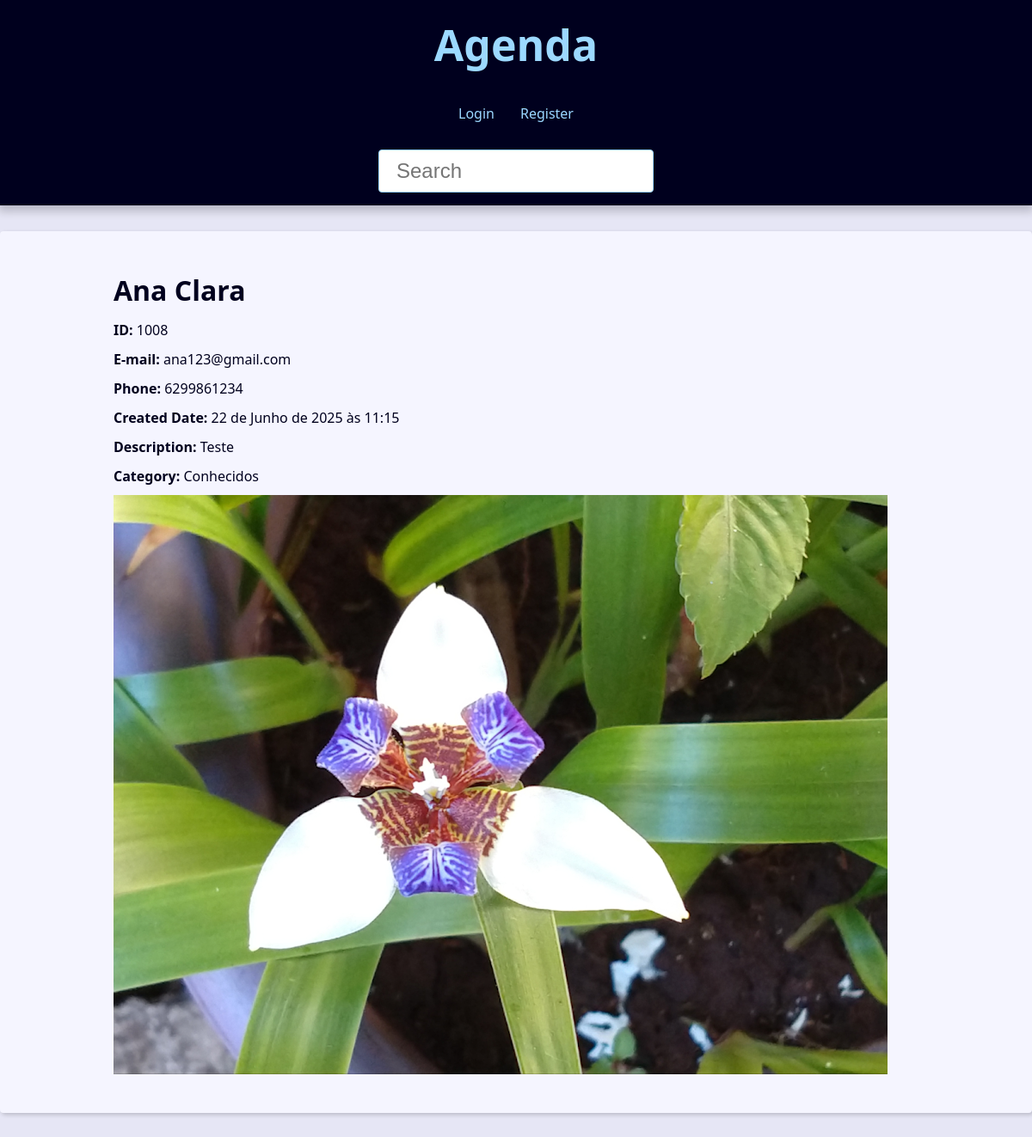
Page /contact/1008/ on the committed database.
### contact/models.py (models this page shows, shortened)
class Contact(models.Model):
    first_name = models.CharField(max_length=50)
    last_name = models.CharField(max_length=50, blank=True)
    phone = models.CharField(max_length=50)
    email = models.EmailField(max_length=254, blank=True)
    created_date = models.DateTimeField(default=timezone.now)
    description = models.TextField(blank=True)
    show = models.BooleanField(default=True)
    picture = models.ImageField(blank=True, null=True, upload_to='pictures/%Y/%m/')
    category = models.ForeignKey(
        Category,
        on_delete=models.SET_NULL,
        blank=True, null=True
    )
    owner = models.ForeignKey(
        User,
        on_delete=models.SET_NULL,
        blank=True, null=True
    )

class Category(models.Model):
    class Meta:
        verbose_name = 'Category'
        verbose_name_plural = 'Categories'
    name = models.CharField(max_length=50)

### contact/views/contact_views.py (the view)
# urls.py: path('contact/<int:contact_id>/', views.contact, name='contact'),
def contact(request, contact_id):
    single_contact = get_object_or_404(
        Contact, pk=contact_id, show=True
    )
    site_title = f'{single_contact.first_name} {single_contact.last_name} - '
    context = {
        'contact': single_contact,
        'site_title': site_title
    }
    return render(
        request,
        'contact/contact.html',
        context
    )

### contact/templates/contact/contact.html (shortened to what this page needs)
{% extends 'global/base.html' %}
{% block content %}
  <div class="single-contact">
    <h1 class="single-contact-name">
      {{ contact.first_name }} {{ contact.last_name }}
    </h1>
    <p><b>ID:</b> {{ contact.id }}</p>
    <p><b>E-mail:</b> {{ contact.email }}</p>
    <p><b>Phone:</b> {{ contact.phone }}</p>
    <p><b>Created Date:</b> {{ contact.created_date }}</p>
    <p><b>Description:</b> {{ contact.description }}</p>
    <p><b>Category:</b> {{ contact.category.name }}</p>
    {% if contact.picture %}
      <p>
        <img src="{{ contact.picture.url }}" alt="{{ contact.first_name }} {{ contact.last_name }}">
      </p>
    {% endif %}
{% endblock content %}

### base_static/global/css/style.css (style rules this page uses)
:root { --spacing: 1.5rem; --link-dark-color: rgb(0, 83, 134); --link-light-color: rgb(156, 217, 255); --clr-white: rgb(245, 245, 255); --clr-black: rgb(0, 0, 30); --clr-light-gray: rgb(230, 230, 245); --clr-dark-shadow-5: rgba(0, 0, 10, 5%); --clr-dark-shadow-10: rgba(0, 0, 10, 10%); --clr-dark-shadow-20: rgba(0, 0, 10, 20%); --clr-light-shadow-5: rgba(200, 200, 255, 5%); --clr-light-shadow-10: rgba(200, 200, 255, 10%); --clr-light-shadow-20: rgba(200, 200, 255, 20%); --main-page-width: 120rem; --table-min-width: 60rem; --biggest-font-size: 5rem; --bigger-font-size: 4rem; --big-font-size: 3.2rem; --medium-font-size: 2.4rem; --small-font-size: 1.6rem; --smaller-font-size: 1.4rem; --smallest-font-size: 1.2rem; --transition-fast: 300ms; --transition-medium: 600ms; --transition-slow: 1s; --default-border-radius: 4px; }
*, *::before, *::after { margin: 0; padding: 0; box-sizing: border-box; }
html { font-size: 62.5%; }
body { font-family: system-ui, -apple-system, BlinkMacSystemFont, 'Segoe UI', Roboto, Oxygen, Ubuntu, Cantarell, 'Open Sans', 'Helvetica Neue', sans-serif; line-height: 1.5; font-size: var(--small-font-size); color: var(--clr-black); -webkit-font-smoothing: antialiased; background: var(--clr-light-gray); }
img, svg { display: block; max-width: 100%; }
@media (min-width: 600px) { .single-contact { max-width: 80%; margin: calc(var(--spacing) * 2) auto; } }
.single-contact h1 { margin: 1rem 0; }
.single-contact p { margin: 1rem 0; }

### rows in the picture
Contact: first_name "Ana", last_name "Clara", id "1008", email "ana123@gmail.com", phone "6299861234", created_date "22 de Junho de 2025 às 11:15", description "Teste", category.name "Conhecidos", picture (picture)
